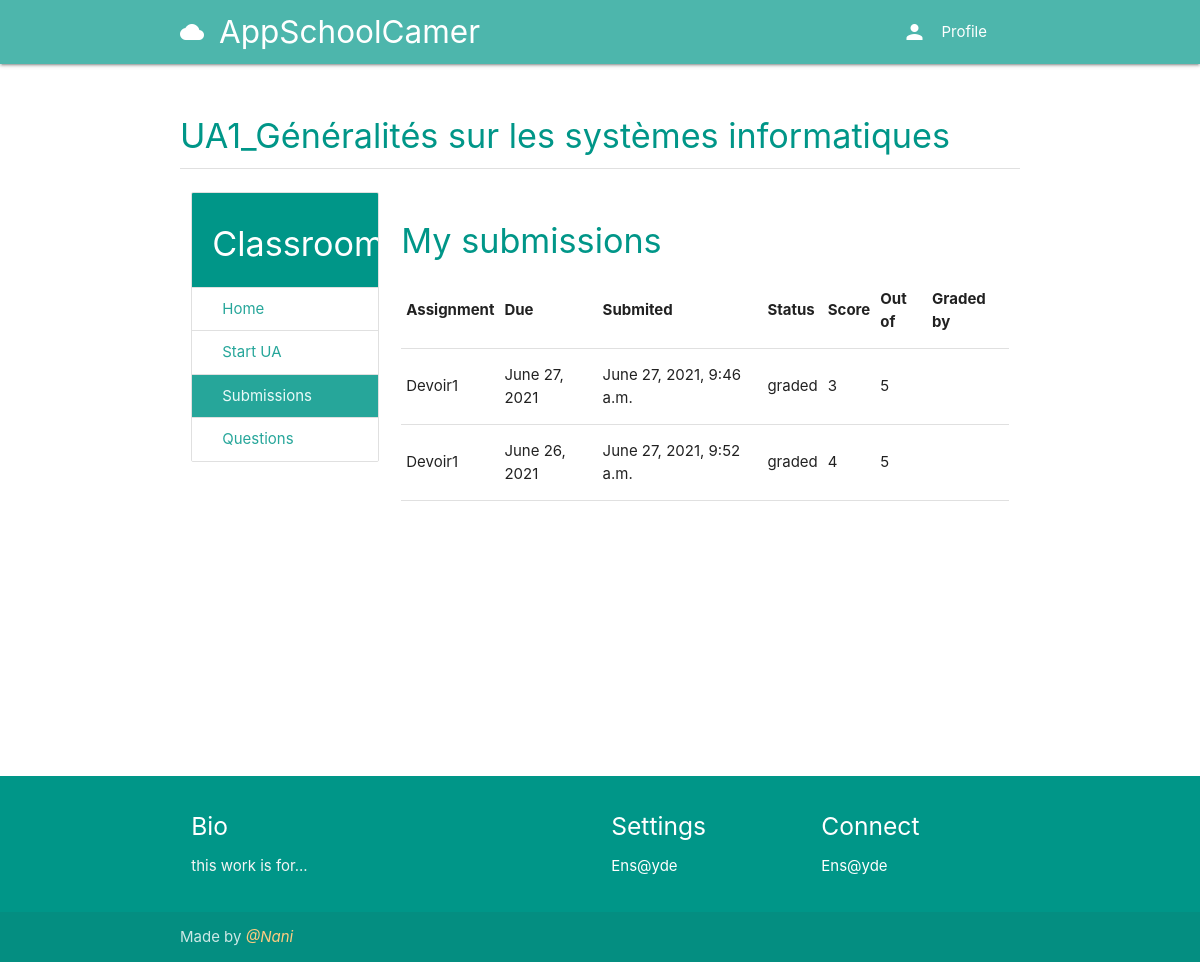
/course/e3a2a62b-95ac-4728-9878-0789d56fcc8a/submissions (signed in), run on the app's committed database.
### classroom/models.py (models this page shows, shortened)
class Course(models.Model):
	id = models.UUIDField(primary_key=True, default=uuid.uuid4, editable=False)
	picture = models.ImageField(upload_to=user_directory_path)
	title = models.CharField(max_length=200)
	description = models.CharField(max_length=300)
	category = models.ForeignKey(Category, on_delete=models.CASCADE)
	syllabus = RichTextField()
	user = models.ForeignKey(User, on_delete=models.CASCADE, related_name='course_owner')
	enrolled = models.ManyToManyField(User)
	modules = models.ManyToManyField(Module)
	questions = models.ManyToManyField(Question)

class Grade(models.Model):
	course = models.ForeignKey(Course, on_delete=models.CASCADE)
	submission = models.ForeignKey(Submission, on_delete=models.CASCADE)
	points = models.PositiveIntegerField(default=0)
	graded_by = models.ForeignKey(User, on_delete=models.CASCADE, blank=True, null=True)
	status = models.CharField(choices=STATUS_CHOICES, default='pending', max_length=10, verbose_name='Status')

### assignment/models.py (models this page shows, shortened)
class Submission(models.Model):
	file = models.FileField(upload_to=user_directory_path)
	comment = models.CharField(max_length=1000)
	date = models.DateTimeField(auto_now_add=True)
	assignment = models.ForeignKey(Assignment, on_delete=models.CASCADE)
	user = models.ForeignKey(User, on_delete=models.CASCADE)

class Assignment(models.Model):
	title = models.CharField(max_length=150)
	content = RichTextField()
	points = models.PositiveIntegerField()
	due = models.DateField()
	files = models.ManyToManyField(AssignmentFileContent)
	user = models.ForeignKey(User, on_delete=models.CASCADE)

### classroom/views.py (the view)
# urls.py: path('<course_id>/submissions', Submissions, name='submissions'),
def Submissions(request, course_id):
    user = request.user
    course = get_object_or_404(Course, id=course_id)
    grades = Grade.objects.filter(course=course, submission__user=user)
    context = {
        'grades': grades,
        'course': course
    }
    return render(request, 'classroom/submissions.html', context)

### authy/views.py (called while the page is built)
def SideNavInfo(request):
	user = request.user
	nav_profile = None
	if user.is_authenticated:
		nav_profile = Profile.objects.get(user=user)
	return {'nav_profile': nav_profile}

### direct/views.py (called while the page is built)
def CheckDirects(request):
    directs_count = 0
    if request.user.is_authenticated:
        directs_count = Message.objects.filter(user=request.user, is_read=False).count()
    return {'directs_count': directs_count}

### student_portal/templates/classroom/submissions.html (shortened to what this page needs)
{% extends 'base.html' %}
{% load static %}
{% block content %}
<div class="section">
	<h4 class="teal-text">{{ course.title }}</h4>
	<div class="divider"></div>
</div>
<div class="row">
    <div class="col s3">
        <ul class="collection with-header">
            <li class="collection-header teal white-text"><h4>Classroom</h4></li>
            <a href="{% url 'course' course.id %}" class="collection-item">Home</a>
            {% if user.profile.user_type == 'teacher' or user.is_superuser or user.profile.user_type == 'student' %}
            <a href="{% url 'modules' course.id %}" class="collection-item">Start UA</a>
            <a href="{% url 'submissions' course.id %}" class="collection-item active">Submissions</a>
            <a href="{% url 'questions' course.id %}" class="collection-item">Questions</a>
            {% endif %}
        </ul>
    </div>
<div class="col s9">
  <div class="section">
    <h4 class="teal-text ">My submissions</h4>
      <table>
        <thead>
          <tr>
              <th>Assignment</th>
              <th>Due</th>
              <th>Submited</th>
              <th>Status</th>
              <th>Score</th>
              <th>Out of</th>
              <th>Graded by</th>
          </tr>
        </thead>
        <tbody>
        {% for grade in grades %}
          <tr>
            <td>{{ grade.submission.assignment.title }}</td>
            <td>{{ grade.submission.assignment.due }}</td>
            <td>{{ grade.submission.date }}</td>
            <td>{{ grade.status }}</td>
            <td>{{ grade.points }}</td>
            <td>{{ grade.submission.assignment.points }}</td>
            <td>{{ grade.graded_by.get_full_name }}</td>
          </tr>
        {% endfor %}
        </tbody>
      </table>
  </div>
</div>
</div>
{% endblock %}

### data on the page
Course: title "UA1_Généralités sur les systèmes informatiques"
Grade: submission.assignment "Devoir1", submission.assignment.due "June 27, 2021", submission "June 27, 2021, 9:46 a.m.", status "graded", points "3", submission.assignment.points "5"
Grade: submission.assignment "Devoir1", submission.assignment.due "June 26, 2021", submission "June 27, 2021, 9:52 a.m.", status "graded", points "4", submission.assignment.points "5"
